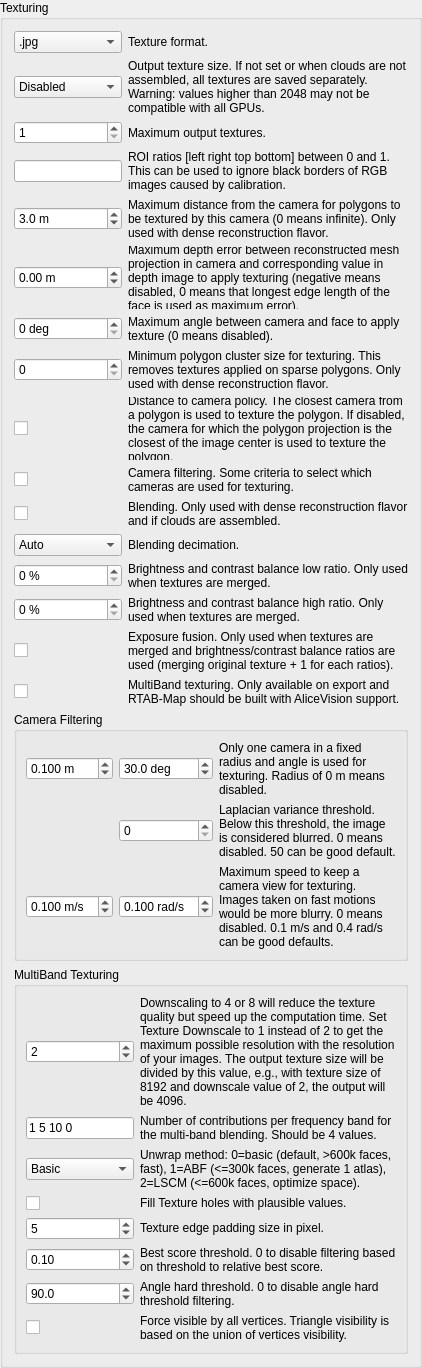
           <widget class="QGroupBox" name="groupBox_textureMapping">
            <property name="title">
             <string>Texturing</string>
            </property>
            <property name="checkable">
             <bool>false</bool>
            </property>
            <property name="checked">
             <bool>false</bool>
            </property>
            <layout class="QVBoxLayout" name="verticalLayout_16">
             <item>
              <layout class="QGridLayout" name="gridLayout_15" columnstretch="0,1">
               <item row="13" column="0">
                <widget class="QSpinBox" name="spinBox_textureBrightnessContrastRatioHigh">
                 <property name="suffix">
                  <string> %</string>
                 </property>
                 <property name="minimum">
                  <number>0</number>
                 </property>
                 <property name="maximum">
                  <number>49</number>
                 </property>
                </widget>
               </item>
               <item row="13" column="1">
                <widget class="QLabel" name="label_meshingTextureSize_6">
                 <property name="text">
                  <string>Brightness and contrast balance high ratio. Only used when textures are merged.</string>
                 </property>
                 <property name="wordWrap">
                  <bool>true</bool>
                 </property>
                </widget>
               </item>
               <item row="11" column="0">
                <widget class="QComboBox" name="comboBox_blendingDecimation">
                 <item>
                  <property name="text">
                   <string>Auto</string>
                  </property>
                 </item>
                 <item>
                  <property name="text">
                   <string>1</string>
                  </property>
                 </item>
                 <item>
                  <property name="text">
                   <string>2</string>
                  </property>
                 </item>
                 <item>
                  <property name="text">
                   <string>4</string>
                  </property>
                 </item>
                 <item>
                  <property name="text">
                   <string>8</string>
                  </property>
                 </item>
                 <item>
                  <property name="text">
                   <string>16</string>
                  </property>
                 </item>
                 <item>
                  <property name="text">
                   <string>32</string>
                  </property>
                 </item>
                 <item>
                  <property name="text">
                   <string>64</string>
                  </property>
                 </item>
                </widget>
               </item>
               <item row="10" column="0">
                <widget class="QCheckBox" name="checkBox_blending">
                 <property name="text">
                  <string/>
                 </property>
                </widget>
               </item>
               <item row="11" column="1">
                <widget class="QLabel" name="label_exposureFusion_3">
                 <property name="text">
                  <string>Blending decimation. </string>
                 </property>
                 <property name="wordWrap">
                  <bool>true</bool>
                 </property>
                </widget>
               </item>
               <item row="3" column="1">
                <widget class="QLabel" name="label_meshingTextureSize_7">
                 <property name="text">
                  <string>ROI ratios [left right top bottom] between 0 and 1. This can be used to ignore black borders of RGB images caused by calibration. </string>
                 </property>
                 <property name="wordWrap">
                  <bool>true</bool>
                 </property>
                </widget>
               </item>
               <item row="2" column="1">
                <widget class="QLabel" name="label_meshingTextureSize_8">
                 <property name="text">
                  <string>Maximum output textures.</string>
                 </property>
                 <property name="wordWrap">
                  <bool>true</bool>
                 </property>
                </widget>
               </item>
               <item row="10" column="1">
                <widget class="QLabel" name="label_exposureFusion_2">
                 <property name="text">
                  <string>Blending. Only used with dense reconstruction flavor and if clouds are assembled.</string>
                 </property>
                 <property name="wordWrap">
                  <bool>true</bool>
                 </property>
                </widget>
               </item>
               <item row="4" column="1">
                <widget class="QLabel" name="label_meshingTextureSize_2">
                 <property name="text">
                  <string>Maximum distance from the camera for polygons to be textured by this camera (0 means infinite). Only used with dense reconstruction flavor.</string>
                 </property>
                 <property name="wordWrap">
                  <bool>true</bool>
                 </property>
                </widget>
               </item>
               <item row="4" column="0">
                <widget class="QDoubleSpinBox" name="doubleSpinBox_meshingTextureMaxDistance">
                 <property name="suffix">
                  <string> m</string>
                 </property>
                 <property name="decimals">
                  <number>1</number>
                 </property>
                 <property name="minimum">
                  <double>0.000000000000000</double>
                 </property>
                 <property name="maximum">
                  <double>99.000000000000000</double>
                 </property>
                 <property name="singleStep">
                  <double>1.000000000000000</double>
                 </property>
                 <property name="value">
                  <double>3.000000000000000</double>
                 </property>
                </widget>
               </item>
               <item row="12" column="1">
                <widget class="QLabel" name="label_meshingTextureSize_5">
                 <property name="text">
                  <string>Brightness and contrast balance low ratio. Only used when textures are merged.</string>
                 </property>
                 <property name="wordWrap">
                  <bool>true</bool>
                 </property>
                </widget>
               </item>
               <item row="0" column="1">
                <widget class="QLabel" name="label_meshingTextureFormat">
                 <property name="text">
                  <string>Texture format.</string>
                 </property>
                 <property name="wordWrap">
                  <bool>true</bool>
                 </property>
                </widget>
               </item>
               <item row="0" column="0">
                <widget class="QComboBox" name="comboBox_meshingTextureFormat">
                 <item>
                  <property name="text">
                   <string>.jpg</string>
                  </property>
                 </item>
                 <item>
                  <property name="text">
                   <string>.png</string>
                  </property>
                 </item>
                </widget>
               </item>
               <item row="1" column="0">
                <widget class="QComboBox" name="comboBox_meshingTextureSize">
                 <item>
                  <property name="text">
                   <string>Disabled</string>
                  </property>
                 </item>
                 <item>
                  <property name="text">
                   <string>256x256</string>
                  </property>
                 </item>
                 <item>
                  <property name="text">
                   <string>512x512</string>
                  </property>
                 </item>
                 <item>
                  <property name="text">
                   <string>1024x1024</string>
                  </property>
                 </item>
                 <item>
                  <property name="text">
                   <string>2048x2048</string>
                  </property>
                 </item>
                 <item>
                  <property name="text">
                   <string>4096x4096</string>
                  </property>
                 </item>
                 <item>
                  <property name="text">
                   <string>8192x8192</string>
                  </property>
                 </item>
                 <item>
                  <property name="text">
                   <string>16384x16384</string>
                  </property>
                 </item>
                 <item>
                  <property name="text">
                   <string>32768x32768</string>
                  </property>
                 </item>
                </widget>
               </item>
               <item row="15" column="0">
                <widget class="QCheckBox" name="checkBox_exposureFusion">
                 <property name="text">
                  <string/>
                 </property>
                </widget>
               </item>
               <item row="7" column="1">
                <widget class="QLabel" name="label_meshingTextureSize_4">
                 <property name="text">
                  <string>Minimum polygon cluster size for texturing. This removes textures applied on sparse polygons. Only used with dense reconstruction flavor.</string>
                 </property>
                 <property name="wordWrap">
                  <bool>true</bool>
                 </property>
                </widget>
               </item>
               <item row="3" column="0">
                <widget class="QLineEdit" name="lineEdit_meshingTextureRoiRatios"/>
               </item>
               <item row="1" column="1">
                <widget class="QLabel" name="label_meshingTextureSize">
                 <property name="text">
                  <string>Output texture size. If not set or when clouds are not assembled, all textures are saved separately. Warning: values higher than 2048 may not be compatible with all GPUs.</string>
                 </property>
                 <property name="wordWrap">
                  <bool>true</bool>
                 </property>
                </widget>
               </item>
               <item row="9" column="0">
                <widget class="QCheckBox" name="checkBox_cameraFilter">
                 <property name="text">
                  <string/>
                 </property>
                </widget>
               </item>
               <item row="12" column="0">
                <widget class="QSpinBox" name="spinBox_textureBrightnessContrastRatioLow">
                 <property name="suffix">
                  <string> %</string>
                 </property>
                 <property name="minimum">
                  <number>0</number>
                 </property>
                 <property name="maximum">
                  <number>49</number>
                 </property>
                </widget>
               </item>
               <item row="7" column="0">
                <widget class="QSpinBox" name="spinBox_mesh_minTextureClusterSize">
                 <property name="minimum">
                  <number>0</number>
                 </property>
                 <property name="maximum">
                  <number>99999</number>
                 </property>
                </widget>
               </item>
               <item row="9" column="1">
                <widget class="QLabel" name="label_meshingTextureSize_3">
                 <property name="text">
                  <string>Camera filtering. Some criteria to select which cameras are used for texturing.</string>
                 </property>
                 <property name="wordWrap">
                  <bool>true</bool>
                 </property>
                </widget>
               </item>
               <item row="15" column="1">
                <widget class="QLabel" name="label_exposureFusion">
                 <property name="text">
                  <string>Exposure fusion. Only used when textures are merged and brightness/contrast balance ratios are used (merging original texture + 1 for each ratios).</string>
                 </property>
                 <property name="wordWrap">
                  <bool>true</bool>
                 </property>
                </widget>
               </item>
               <item row="2" column="0">
                <widget class="QSpinBox" name="spinBox_mesh_maxTextures">
                 <property name="minimum">
                  <number>1</number>
                 </property>
                 <property name="maximum">
                  <number>20</number>
                 </property>
                </widget>
               </item>
               <item row="5" column="1">
                <widget class="QLabel" name="label_meshingTextureSize_9">
                 <property name="text">
                  <string>Maximum depth error between reconstructed mesh projection in camera and corresponding value in depth image to apply texturing (negative means disabled, 0 means that longest edge length of the face is used as maximum error).</string>
                 </property>
                 <property name="wordWrap">
                  <bool>true</bool>
                 </property>
                </widget>
               </item>
               <item row="5" column="0">
                <widget class="QDoubleSpinBox" name="doubleSpinBox_meshingTextureMaxDepthError">
                 <property name="suffix">
                  <string> m</string>
                 </property>
                 <property name="decimals">
                  <number>2</number>
                 </property>
                 <property name="minimum">
                  <double>-1.000000000000000</double>
                 </property>
                 <property name="maximum">
                  <double>99.000000000000000</double>
                 </property>
                 <property name="singleStep">
                  <double>0.050000000000000</double>
                 </property>
                 <property name="value">
                  <double>0.000000000000000</double>
                 </property>
                </widget>
               </item>
               <item row="6" column="1">
                <widget class="QLabel" name="label_meshingTextureSize_10">
                 <property name="text">
                  <string>Maximum angle between camera and face to apply texture (0 means disabled).</string>
                 </property>
                 <property name="wordWrap">
                  <bool>true</bool>
                 </property>
                </widget>
               </item>
               <item row="6" column="0">
                <widget class="QDoubleSpinBox" name="doubleSpinBox_meshingTextureMaxAngle">
                 <property name="suffix">
                  <string> deg</string>
                 </property>
                 <property name="decimals">
                  <number>0</number>
                 </property>
                 <property name="minimum">
                  <double>0.000000000000000</double>
                 </property>
                 <property name="maximum">
                  <double>180.000000000000000</double>
                 </property>
                 <property name="singleStep">
                  <double>1.000000000000000</double>
                 </property>
                 <property name="value">
                  <double>0.000000000000000</double>
                 </property>
                </widget>
               </item>
               <item row="16" column="1">
                <widget class="QLabel" name="label_multiband">
                 <property name="text">
                  <string>MultiBand texturing. Only available on export and RTAB-Map should be built with AliceVision support.</string>
                 </property>
                 <property name="wordWrap">
                  <bool>true</bool>
                 </property>
                </widget>
               </item>
               <item row="16" column="0">
                <widget class="QCheckBox" name="checkBox_multiband">
                 <property name="text">
                  <string/>
                 </property>
                </widget>
               </item>
               <item row="8" column="1">
                <widget class="QLabel" name="label_meshingTextureSize_11">
                 <property name="text">
                  <string>Distance to camera policy. The closest camera from a polygon is used to texture the polygon. If disabled, the camera for which the polygon projection is the closest of the image center is used to texture the polygon.</string>
                 </property>
                 <property name="wordWrap">
                  <bool>true</bool>
                 </property>
                </widget>
               </item>
               <item row="8" column="0">
                <widget class="QCheckBox" name="checkBox_distanceToCamPolicy">
                 <property name="text">
                  <string/>
                 </property>
                </widget>
               </item>
              </layout>
             </item>
             <item>
              <widget class="QGroupBox" name="groupBox_cameraFilter">
               <property name="title">
                <string>Camera Filtering</string>
               </property>
               <layout class="QGridLayout" name="gridLayout_16" columnstretch="0,0,1">
                <item row="0" column="0">
                 <widget class="QDoubleSpinBox" name="doubleSpinBox_cameraFilterRadius">
                  <property name="suffix">
                   <string> m</string>
                  </property>
                  <property name="decimals">
                   <number>3</number>
                  </property>
                  <property name="minimum">
                   <double>0.000000000000000</double>
                  </property>
                  <property name="value">
                   <double>0.100000000000000</double>
                  </property>
                 </widget>
                </item>
                <item row="0" column="2">
                 <widget class="QLabel" name="label_37">
                  <property name="text">
                   <string>Only one camera in a fixed radius and angle is used for texturing. Radius of 0 m means disabled.</string>
                  </property>
                  <property name="wordWrap">
                   <bool>true</bool>
                  </property>
                  <property name="textInteractionFlags">
                   <set>Qt::LinksAccessibleByMouse|Qt::TextSelectableByMouse</set>
                  </property>
                 </widget>
                </item>
                <item row="1" column="1">
                 <widget class="QDoubleSpinBox" name="doubleSpinBox_laplacianVariance">
                  <property name="suffix">
                   <string/>
                  </property>
                  <property name="decimals">
                   <number>0</number>
                  </property>
                  <property name="minimum">
                   <double>0.000000000000000</double>
                  </property>
                  <property name="maximum">
                   <double>9999.000000000000000</double>
                  </property>
                  <property name="value">
                   <double>0.000000000000000</double>
                  </property>
                 </widget>
                </item>
                <item row="0" column="1">
                 <widget class="QDoubleSpinBox" name="doubleSpinBox_cameraFilterAngle">
                  <property name="suffix">
                   <string> deg</string>
                  </property>
                  <property name="decimals">
                   <number>1</number>
                  </property>
                  <property name="maximum">
                   <double>180.000000000000000</double>
                  </property>
                  <property name="value">
                   <double>30.000000000000000</double>
                  </property>
                 </widget>
                </item>
                <item row="1" column="2">
                 <widget class="QLabel" name="label_38">
                  <property name="text">
                   <string>Laplacian variance threshold. Below this threshold, the image is considered blurred. 0 means disabled. 50 can be good default.</string>
                  </property>
                  <property name="wordWrap">
                   <bool>true</bool>
                  </property>
                  <property name="textInteractionFlags">
                   <set>Qt::LinksAccessibleByMouse|Qt::TextSelectableByMouse</set>
                  </property>
                 </widget>
                </item>
                <item row="2" column="1">
                 <widget class="QDoubleSpinBox" name="doubleSpinBox_cameraFilterVelRad">
                  <property name="suffix">
                   <string> rad/s</string>
                  </property>
                  <property name="decimals">
                   <number>3</number>
                  </property>
                  <property name="minimum">
                   <double>0.000000000000000</double>
                  </property>
                  <property name="value">
                   <double>0.100000000000000</double>
                  </property>
                 </widget>
                </item>
                <item row="2" column="0">
                 <widget class="QDoubleSpinBox" name="doubleSpinBox_cameraFilterVel">
                  <property name="suffix">
                   <string> m/s</string>
                  </property>
                  <property name="decimals">
                   <number>3</number>
                  </property>
                  <property name="minimum">
                   <double>0.000000000000000</double>
                  </property>
                  <property name="value">
                   <double>0.100000000000000</double>
                  </property>
                 </widget>
                </item>
                <item row="2" column="2">
                 <widget class="QLabel" name="label_39">
                  <property name="text">
                   <string>Maximum speed to keep a camera view for texturing. Images taken on fast motions would be more blurry. 0 means disabled. 0.1 m/s and 0.4 rad/s can be good defaults.</string>
                  </property>
                  <property name="wordWrap">
                   <bool>true</bool>
                  </property>
                  <property name="textInteractionFlags">
                   <set>Qt::LinksAccessibleByMouse|Qt::TextSelectableByMouse</set>
                  </property>
                 </widget>
                </item>
               </layout>
              </widget>
             </item>
             <item>
              <widget class="QGroupBox" name="groupBox_multiband">
               <property name="title">
                <string>MultiBand Texturing</string>
               </property>
               <layout class="QGridLayout" name="gridLayout_22" columnstretch="0,1">
                <item row="0" column="1">
                 <widget class="QLabel" name="label_49">
                  <property name="text">
                   <string>Downscaling to 4 or 8 will reduce the texture quality but speed up the computation time. Set Texture Downscale to 1 instead of 2 to get the maximum possible resolution with the resolution of your images. The output texture size will be divided by this value, e.g., with texture size of 8192 and downscale value of 2, the output will be 4096.</string>
                  </property>
                  <property name="wordWrap">
                   <bool>true</bool>
                  </property>
                  <property name="textInteractionFlags">
                   <set>Qt::LinksAccessibleByMouse|Qt::TextSelectableByMouse</set>
                  </property>
                 </widget>
                </item>
                <item row="4" column="1">
                 <widget class="QLabel" name="label_52">
                  <property name="text">
                   <string>Texture edge padding size in pixel.</string>
                  </property>
                  <property name="wordWrap">
                   <bool>true</bool>
                  </property>
                  <property name="textInteractionFlags">
                   <set>Qt::LinksAccessibleByMouse|Qt::TextSelectableByMouse</set>
                  </property>
                 </widget>
                </item>
                <item row="2" column="1">
                 <widget class="QLabel" name="label_50">
                  <property name="text">
                   <string>Unwrap method: 0=basic (default, &gt;600k faces, fast), 1=ABF (&lt;=300k faces, generate 1 atlas), 2=LSCM (&lt;=600k faces, optimize space).</string>
                  </property>
                  <property name="wordWrap">
                   <bool>true</bool>
                  </property>
                  <property name="textInteractionFlags">
                   <set>Qt::LinksAccessibleByMouse|Qt::TextSelectableByMouse</set>
                  </property>
                 </widget>
                </item>
                <item row="7" column="1">
                 <widget class="QLabel" name="label_55">
                  <property name="text">
                   <string>Force visible by all vertices. Triangle visibility is based on the union of vertices visibility.</string>
                  </property>
                  <property name="wordWrap">
                   <bool>true</bool>
                  </property>
                  <property name="textInteractionFlags">
                   <set>Qt::LinksAccessibleByMouse|Qt::TextSelectableByMouse</set>
                  </property>
                 </widget>
                </item>
                <item row="0" column="0">
                 <widget class="QSpinBox" name="spinBox_multiband_downscale">
                  <property name="maximum">
                   <number>16</number>
                  </property>
                  <property name="value">
                   <number>2</number>
                  </property>
                 </widget>
                </item>
                <item row="2" column="0">
                 <widget class="QComboBox" name="comboBox_multiband_unwrap">
                  <item>
                   <property name="text">
                    <string>Basic</string>
                   </property>
                  </item>
                  <item>
                   <property name="text">
                    <string>ABF</string>
                   </property>
                  </item>
                  <item>
                   <property name="text">
                    <string>LSCM</string>
                   </property>
                  </item>
                 </widget>
                </item>
                <item row="6" column="1">
                 <widget class="QLabel" name="label_54">
                  <property name="text">
                   <string>Angle hard threshold. 0 to disable angle hard threshold filtering.</string>
                  </property>
                  <property name="wordWrap">
                   <bool>true</bool>
                  </property>
                  <property name="textInteractionFlags">
                   <set>Qt::LinksAccessibleByMouse|Qt::TextSelectableByMouse</set>
                  </property>
                 </widget>
                </item>
                <item row="5" column="1">
                 <widget class="QLabel" name="label_53">
                  <property name="text">
                   <string>Best score threshold. 0 to disable filtering based on threshold to relative best score.</string>
                  </property>
                  <property name="wordWrap">
                   <bool>true</bool>
                  </property>
                  <property name="textInteractionFlags">
                   <set>Qt::LinksAccessibleByMouse|Qt::TextSelectableByMouse</set>
                  </property>
                 </widget>
                </item>
                <item row="7" column="0">
                 <widget class="QCheckBox" name="checkBox_multiband_forcevisible">
                  <property name="text">
                   <string/>
                  </property>
                 </widget>
                </item>
                <item row="5" column="0">
                 <widget class="QDoubleSpinBox" name="doubleSpinBox_multiband_bestscore">
                  <property name="maximum">
                   <double>1.000000000000000</double>
                  </property>
                  <property name="value">
                   <double>0.100000000000000</double>
                  </property>
                 </widget>
                </item>
                <item row="3" column="0">
                 <widget class="QCheckBox" name="checkBox_multiband_fillholes">
                  <property name="text">
                   <string/>
                  </property>
                 </widget>
                </item>
                <item row="6" column="0">
                 <widget class="QDoubleSpinBox" name="doubleSpinBox_multiband_angle">
                  <property name="decimals">
                   <number>1</number>
                  </property>
                  <property name="maximum">
                   <double>180.000000000000000</double>
                  </property>
                  <property name="value">
                   <double>90.000000000000000</double>
                  </property>
                 </widget>
                </item>
                <item row="3" column="1">
                 <widget class="QLabel" name="label_51">
                  <property name="text">
                   <string>Fill Texture holes with plausible values.</string>
                  </property>
                  <property name="wordWrap">
                   <bool>true</bool>
                  </property>
                  <property name="textInteractionFlags">
                   <set>Qt::LinksAccessibleByMouse|Qt::TextSelectableByMouse</set>
                  </property>
                 </widget>
                </item>
                <item row="4" column="0">
                 <widget class="QSpinBox" name="spinBox_multiband_padding">
                  <property name="maximum">
                   <number>100</number>
                  </property>
                  <property name="value">
                   <number>5</number>
                  </property>
                 </widget>
                </item>
                <item row="1" column="1">
                 <widget class="QLabel" name="label_56">
                  <property name="text">
                   <string>Number of contributions per frequency band for the multi-band blending. Should be 4 values.</string>
                  </property>
                  <property name="wordWrap">
                   <bool>true</bool>
                  </property>
                  <property name="textInteractionFlags">
                   <set>Qt::LinksAccessibleByMouse|Qt::TextSelectableByMouse</set>
                  </property>
                 </widget>
                </item>
                <item row="1" column="0">
                 <widget class="QLineEdit" name="lineEdit_multiband_nbcontrib">
                  <property name="text">
                   <string>1 5 10 0</string>
                  </property>
                 </widget>
                </item>
               </layout>
              </widget>
             </item>
            </layout>
           </widget>
